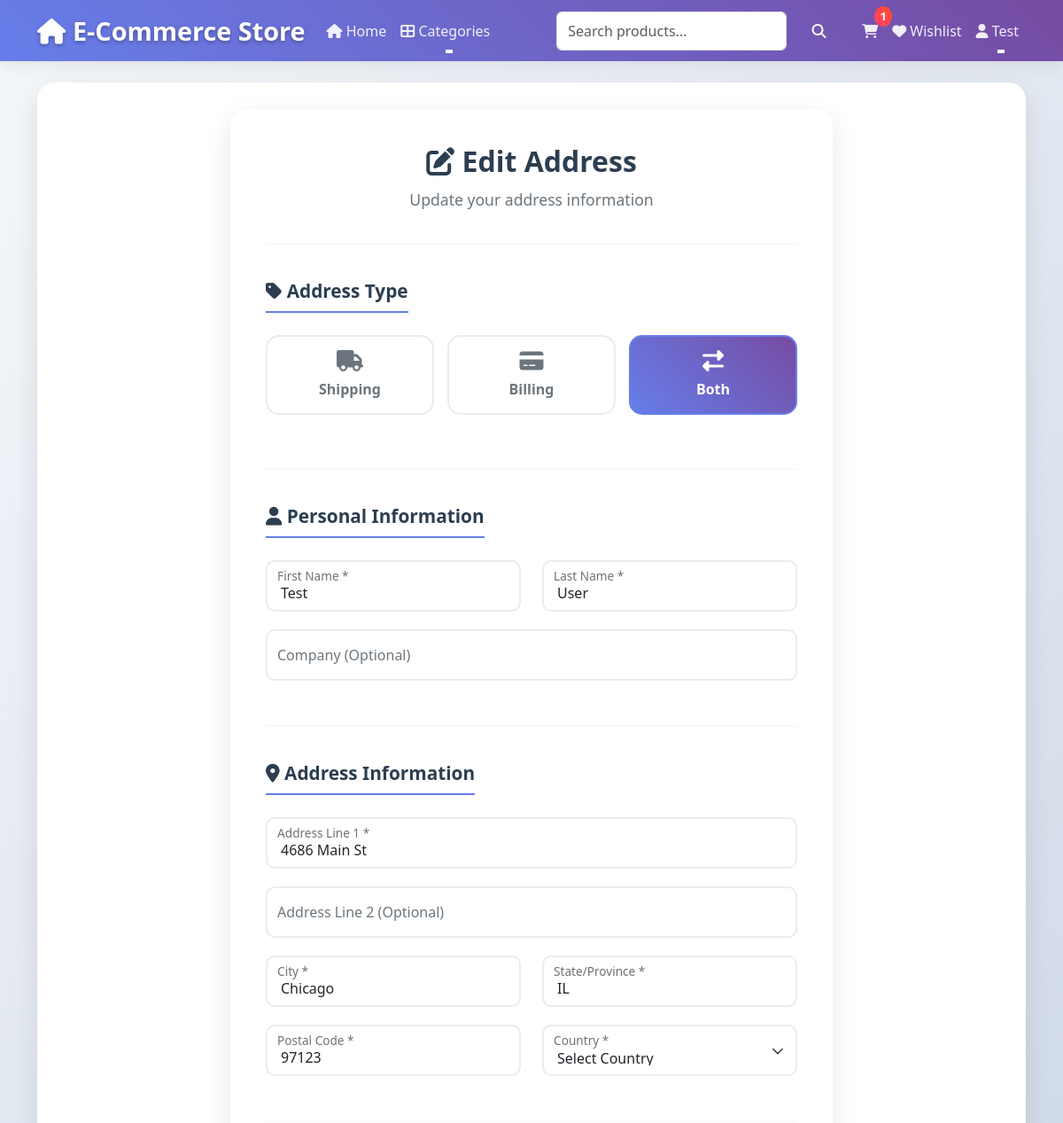
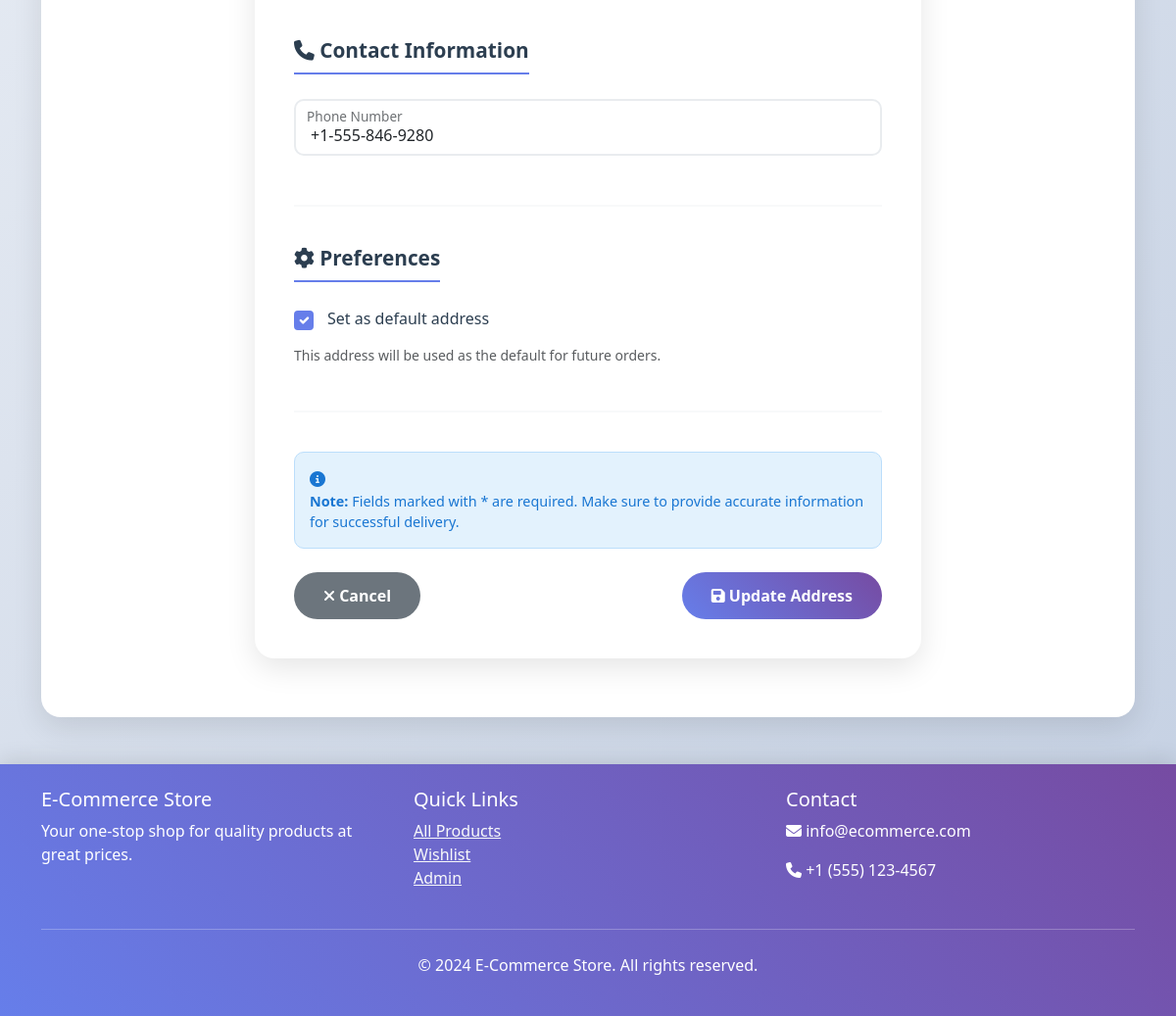
The page /addresses/31/edit/ (signed in) on the database its author committed (2 pictures, top to bottom).
### store/models.py (models this page shows, shortened)
class Address(models.Model):
    ADDRESS_TYPES = [
        ('shipping', 'Shipping Address'),
        ('billing', 'Billing Address'),
        ('both', 'Both Shipping and Billing'),
    ]
    user = models.ForeignKey(User, on_delete=models.CASCADE, related_name='addresses')
    address_type = models.CharField(max_length=10, choices=ADDRESS_TYPES, default='shipping')
    first_name = models.CharField(max_length=50)
    last_name = models.CharField(max_length=50)
    company = models.CharField(max_length=100, blank=True)
    address_line_1 = models.CharField(max_length=100)
    address_line_2 = models.CharField(max_length=100, blank=True)
    city = models.CharField(max_length=50)
    state = models.CharField(max_length=50)
    postal_code = models.CharField(max_length=20)
    country = models.CharField(max_length=50, default='United States')
    phone_number = models.CharField(max_length=20, blank=True)
    is_default = models.BooleanField(default=False)
    created_at = models.DateTimeField(auto_now_add=True)
    updated_at = models.DateTimeField(auto_now=True)
    class Meta:
        verbose_name = 'Address'
        verbose_name_plural = 'Addresses'
        ordering = ['-is_default', '-created_at']

### store/auth_views.py (the view, shortened to what this page needs)
# urls.py: path('addresses/<int:pk>/edit/', auth_views.AddressUpdateView.as_view(), name='address_update'),
class AddressUpdateView(LoginRequiredMixin, UpdateView):
    model = Address
    form_class = AddressForm
    template_name = 'store/auth/address_form.html'
    success_url = reverse_lazy('store:address_list')
    login_url = reverse_lazy('store:login')
    def get_queryset(self):
        return Address.objects.filter(user=self.request.user)
    def get_context_data(self, **kwargs):
        context = super().get_context_data(**kwargs)
        context['title'] = 'Edit Address'
        context['subtitle'] = 'Update your address information'
        return context

### templates/store/auth/address_form.html (shortened to what this page needs)
{% extends 'base.html' %}
{% load static %}
{% block content %}
<div class="container">
    <div class="row justify-content-center">
        <div class="col-lg-8">
            <div class="address-form-container">
                <div class="form-header">
                    <h1 class="form-title">
                        {% if object %}
                            <i class="fas fa-edit"></i> Edit Address
                        {% else %}
                            <i class="fas fa-plus"></i> Add New Address
                        {% endif %}
                    </h1>
                    <p class="form-subtitle">
                        {% if object %}
                            Update your address information
                        {% else %}
                            Add a new shipping or billing address
                        {% endif %}
                    </p>
                </div>
                <form method="post" novalidate>
                    <div class="form-section">
                        <h3 class="section-title">
                            <i class="fas fa-tag"></i> Address Type
                        </h3>
                        <div class="address-type-buttons">
                            <div class="address-type-btn" data-type="shipping">
                                <i class="fas fa-truck"></i>
                                <div>Shipping</div>
                            </div>
                            <div class="address-type-btn" data-type="billing">
                                <i class="fas fa-credit-card"></i>
                                <div>Billing</div>
                            </div>
                            <div class="address-type-btn active" data-type="both">
                                <i class="fas fa-exchange-alt"></i>
                                <div>Both</div>
                            </div>
                        </div>
                    </div>
                    <div class="form-section">
                        <h3 class="section-title">
                            <i class="fas fa-user"></i> Personal Information
                        </h3>
                        <div class="row">
                            <div class="col-md-6">
                                <div class="form-floating">
                                    <input type="text" name="first_name" id="id_first_name" class="form-control"
                                           value="{{ form.first_name.value|default:'' }}"
                                           placeholder="First Name" required>
                                    <label for="id_first_name">First Name *</label>
                                </div>
                            </div>
                            <div class="col-md-6">
                                <div class="form-floating">
                                    <input type="text" name="last_name" id="id_last_name" class="form-control"
                                           value="{{ form.last_name.value|default:'' }}"
                                           placeholder="Last Name" required>
                                    <label for="id_last_name">Last Name *</label>
                                </div>
                            </div>
                        </div>
                        <div class="form-floating">
                            <input type="text" name="company" id="id_company" class="form-control"
                                   value="{{ form.company.value|default:'' }}"
                                   placeholder="Company (Optional)">
                            <label for="id_company">Company (Optional)</label>
                        </div>
                    </div>
                    <div class="form-section">
                        <h3 class="section-title">
                            <i class="fas fa-map-marker-alt"></i> Address Information
                        </h3>
                        <div class="form-floating">
                            <input type="text" name="address_line_1" id="id_address_line_1" class="form-control"
                                   value="{{ form.address_line_1.value|default:'' }}"
                                   placeholder="Address Line 1" required>
                            <label for="id_address_line_1">Address Line 1 *</label>
                        </div>
                        <div class="form-floating">
                            <input type="text" name="address_line_2" id="id_address_line_2" class="form-control"
                                   value="{{ form.address_line_2.value|default:'' }}"
                                   placeholder="Address Line 2 (Optional)">
                            <label for="id_address_line_2">Address Line 2 (Optional)</label>
                        </div>
                        <div class="row">
                            <div class="col-md-6">
                                <div class="form-floating">
                                    <input type="text" name="city" id="id_city" class="form-control"
                                           value="{{ form.city.value|default:'' }}"
                                           placeholder="City" required>
                                    <label for="id_city">City *</label>
                                </div>
                            </div>
                            <div class="col-md-6">
                                <div class="form-floating">
                                    <input type="text" name="state" id="id_state" class="form-control"
                                           value="{{ form.state.value|default:'' }}"
                                           placeholder="State/Province" required>
                                    <label for="id_state">State/Province *</label>
                                </div>
                            </div>
                        </div>
                        <div class="row">
                            <div class="col-md-6">
                                <div class="form-floating">
                                    <input type="text" name="postal_code" id="id_postal_code" class="form-control"
                                           value="{{ form.postal_code.value|default:'' }}"
                                           placeholder="Postal Code" required>
                                    <label for="id_postal_code">Postal Code *</label>
                                </div>
                            </div>
                            <div class="col-md-6">
                                <div class="form-floating">
                                    <select name="country" id="id_country" class="form-select country-select" required>
                                        <option value="">Select Country</option>
                                    </select>
                                    <label for="id_country">Country *</label>
                                </div>
                            </div>
                        </div>
                    </div>
                    <div class="form-section">
                        <h3 class="section-title">
                            <i class="fas fa-phone"></i> Contact Information
                        </h3>
                        <div class="form-floating">
                            <input type="tel" name="phone_number" id="id_phone_number" class="form-control"
                                   value="{{ form.phone_number.value|default:'' }}"
                                   placeholder="Phone Number">
                            <label for="id_phone_number">Phone Number</label>
                        </div>
                    </div>
                    <div class="form-section">
                        <h3 class="section-title">
                            <i class="fas fa-cog"></i> Preferences
                        </h3>
                        <div class="form-check">
                            <input type="checkbox" name="is_default" id="id_is_default" class="form-check-input"
                                   {% if form.is_default.value %}checked{% endif %}>
                            <label for="id_is_default" class="form-check-label">
                                Set as default address
                            </label>
                        </div>
                        <p class="form-text text-muted">This address will be used as the default for future orders.</p>
                    </div>
                    <div class="help-text">
                        <i class="fas fa-info-circle"></i>
                        <p><strong>Note:</strong> Fields marked with * are required. Make sure to provide accurate information for successful delivery.</p>
                    </div>
                    <div class="d-flex justify-content-between align-items-center mt-4">
                        <a href="{% url 'store:address_list' %}" class="btn btn-cancel">
                            <i class="fas fa-times"></i> Cancel
                        </a>
                        <button type="submit" class="btn btn-submit">
                            <i class="fas fa-save"></i>
                            {% if object %}Update Address{% else %}Add Address{% endif %}
                        </button>
                    </div>
                </form>
            </div>
        </div>
    </div>
</div>
{% endblock %}

### templates/base.html (shortened to what this page needs)
<!DOCTYPE html>
<html lang="en">
<head>
    <link href="https://cdn.jsdelivr.net/npm/bootstrap@5.3.0/dist/css/bootstrap.min.css" rel="stylesheet">
    <link href="https://cdnjs.cloudflare.com/ajax/libs/font-awesome/6.4.0/css/all.min.css" rel="stylesheet">
</head>
<body>
    <nav class="navbar navbar-expand-lg navbar-dark bg-dark">
        <div class="container">
            <a class="navbar-brand" href="{% url 'store:home' %}">
                <i class="fas fa-home"></i> E-Commerce Store
            </a>
            <div class="collapse navbar-collapse" id="navbarNav">
                <ul class="navbar-nav me-auto">
                    <li class="nav-item">
                        <a class="nav-link" href="{% url 'store:product_list' %}">
                            <i class="fas fa-home"></i> Home
                        </a>
                    </li>
                    <li class="nav-item dropdown">
                        <a class="nav-link dropdown-toggle" href="#" role="button" data-bs-toggle="dropdown">
                            <i class="fas fa-th-large"></i> Categories
                        </a>
                    </li>
                </ul>
                <form class="d-flex search-form me-3" method="get" action="{% url 'store:search' %}">
                    <input class="form-control me-2" type="search" name="search" placeholder="Search products..."
                           value="{{ request.GET.search }}" aria-label="Search">
                    <button class="btn btn-outline-light" type="submit">
                        <i class="fas fa-search"></i>
                    </button>
                </form>
                <ul class="navbar-nav">
                    <li class="nav-item">
                        <a class="nav-link" href="{% url 'store:cart_list' %}" id="cart-link">
                            <i class="fas fa-shopping-cart"></i>
                            <span class="cart-count">0</span>
                        </a>
                    </li>
                    {% if user.is_authenticated %}
                        <li class="nav-item">
                            <a class="nav-link" href="{% url 'store:wishlist' %}">
                                <i class="fas fa-heart"></i> Wishlist
                            </a>
                        </li>
                        <li class="nav-item dropdown">
                            <a class="nav-link dropdown-toggle" href="#" role="button" data-bs-toggle="dropdown">
                                <i class="fas fa-user"></i> {{ user.first_name|default:user.username }}
                            </a>
                        </li>
                    {% endif %}
                </ul>
            </div>
        </div>
    </nav>
    <main class="container mt-4">
        <div class="main-content">
            {% block content %}{% endblock %}
        </div>
    </main>
    <footer class="footer mt-5 py-4">
        <div class="container">
            <div class="row">
                <div class="col-md-4">
                    <h5>E-Commerce Store</h5>
                    <p>Your one-stop shop for quality products at great prices.</p>
                </div>
                <div class="col-md-4">
                    <h5>Quick Links</h5>
                    <ul class="list-unstyled">
                        <li><a href="{% url 'store:product_list' %}" class="text-light">All Products</a></li>
                        <li><a href="{% url 'store:wishlist' %}" class="text-light">Wishlist</a></li>
                        <li><a href="{% url 'admin:index' %}" class="text-light">Admin</a></li>
                    </ul>
                </div>
                <div class="col-md-4">
                    <h5>Contact</h5>
                    <p><i class="fas fa-envelope"></i> info@ecommerce.com</p>
                    <p><i class="fas fa-phone"></i> +1 (555) 123-4567</p>
                </div>
            </div>
            <hr class="my-4">
            <div class="text-center">
                <p>&copy; 2024 E-Commerce Store. All rights reserved.</p>
            </div>
        </div>
    </footer>
</body>
</html>

### rows shown on the page
Address: first_name "Test", last_name "User", address_line_1 "4686 Main St", city "Chicago", state "IL", postal_code "97123", phone_number "+1-555-846-9280"

### other values the page prints
{{ user.first_name|default:user.username }} "Test"
